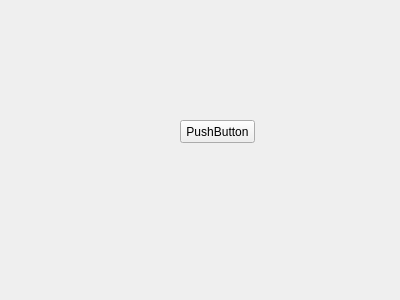
<?xml version="1.0" encoding="UTF-8"?>
<ui version="4.0">
 <class>createCharacterWidget</class>
 <widget class="QDockWidget" name="createCharacterWidget">
  <property name="geometry">
   <rect>
    <x>0</x>
    <y>0</y>
    <width>400</width>
    <height>300</height>
   </rect>
  </property>
  <property name="windowTitle">
   <string>DockWidget</string>
  </property>
  <widget class="QWidget" name="dockWidgetContents">
   <widget class="QPushButton" name="pushButton">
    <property name="geometry">
     <rect>
      <x>180</x>
      <y>120</y>
      <width>75</width>
      <height>23</height>
     </rect>
    </property>
    <property name="text">
     <string>PushButton</string>
    </property>
   </widget>
  </widget>
 </widget>
 <resources/>
 <connections/>
</ui>
